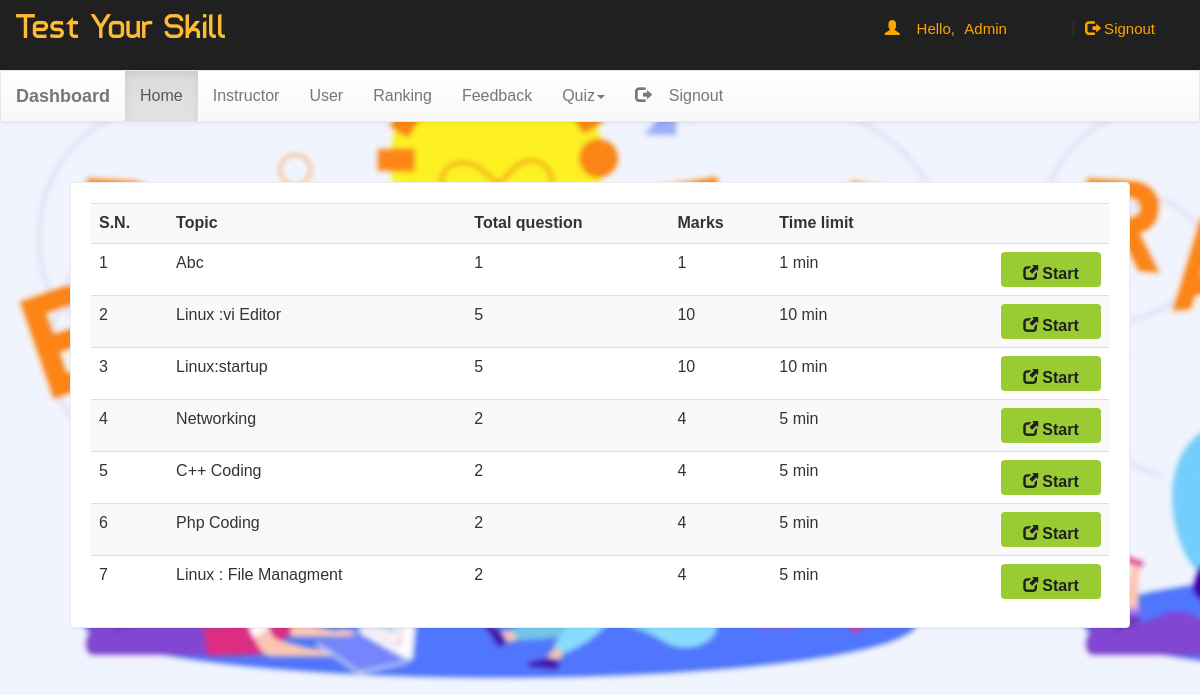
Screenshot of /dash.php?q=0 (signed in) with the database file from the repository.
### tables this page shows
CREATE TABLE `quiz` (
  `eid` text NOT NULL,
  `title` varchar(100) NOT NULL,
  `sahi` int(11) NOT NULL,
  `wrong` int(11) NOT NULL,
  `total` int(11) NOT NULL,
  `time` bigint(20) NOT NULL,
  `intro` text NOT NULL,
  `tag` varchar(100) NOT NULL,
  `date` timestamp NOT NULL DEFAULT current_timestamp() ON UPDATE current_timestamp()
);

### dash.php (the view, shortened to what this page needs)
<!DOCTYPE html PUBLIC "-//W3C//DTD XHTML 1.0 Transitional//EN" "http://www.w3.org/TR/xhtml1/DTD/xhtml1-transitional.dtd">
<html xmlns="http://www.w3.org/1999/xhtml">
<head>
<link  rel="stylesheet" href="css/bootstrap.min.css"/>
 <link  rel="stylesheet" href="css/bootstrap-theme.min.css"/>
 <link rel="stylesheet" href="css/main.css">
 <link  rel="stylesheet" href="css/font.css">
</head>
<body style="background-image:url(image/rt2.jpg);">
<div class="header">
<div class="row">
<div class="col-lg-6">
<span class="logo">Test Your Skill</span></div>
<?php
 include_once 'dbConnection.php';
$email=$_SESSION['email'];
  if(!(isset($_SESSION['email']))){
header("location:index.php");
}
else
{
$name = $_SESSION['name'];;
echo '<span class="pull-right top title1" ><span class="log1"><span class="glyphicon glyphicon-user" aria-hidden="true"></span>&nbsp;&nbsp;&nbsp;&nbsp;Hello,</span> <a href="dash.php" class="log log1">'.$name.'</a>&nbsp;|&nbsp;<a href="logout.php?q=account.php" class="log"><span class="glyphicon glyphicon-log-out" aria-hidden="true"></span>&nbsp;Signout</button></a></span>';
}?>
</div></div>
<nav class="navbar navbar-default title1">
  <div class="container-fluid">
    <div class="navbar-header">
      <a class="navbar-brand" href="dash.php?q=0"><b>Dashboard</b></a>
    </div>
    <div class="collapse navbar-collapse" id="bs-example-navbar-collapse-1">
      <ul class="nav navbar-nav">
        <li <?php if(@$_GET['q']==0) echo'class="active"'; ?>><a href="dash.php?q=0">Home<span class="sr-only">(current)</span></a></li>
        <li <?php if(@$_GET['q']==6) echo'class="active"'; ?>><a href="dash.php?q=6">Instructor</a></li>
        <li <?php if(@$_GET['q']==1) echo'class="active"'; ?>><a href="dash.php?q=1">User</a></li>
		<li <?php if(@$_GET['q']==2) echo'class="active"'; ?>><a href="dash.php?q=2">Ranking</a></li>
		<li <?php if(@$_GET['q']==3) echo'class="active"'; ?>><a href="dash.php?q=3">Feedback</a></li>
        <li class="dropdown <?php if(@$_GET['q']==4 || @$_GET['q']==5) echo'active"'; ?>">
          <a href="#" class="dropdown-toggle" data-toggle="dropdown" role="button" aria-haspopup="true" aria-expanded="false">Quiz<span class="caret"></span></a>
        </li><li class="pull-right"> <a href="logout.php?q=account.php"><span class="glyphicon glyphicon-log-out" aria-hidden="true"></span>&nbsp;&nbsp;&nbsp;&nbsp;Signout</a></li>
      </ul>
          </div>
  </div>
</nav>
<div class="container">
<div class="row">
<div class="col-md-12">
<?php if(@$_GET['q']==0) {
$result = mysqli_query($con,"SELECT * FROM quiz ORDER BY date DESC") or die('Error');
echo  '<div class="panel"><div class="table-responsive"><table class="table table-striped title1">
<tr><td><b>S.N.</b></td><td><b>Topic</b></td><td><b>Total question</b></td><td><b>Marks</b></td><td><b>Time limit</b></td><td></td></tr>';
$c=1;
while($row = mysqli_fetch_array($result)) {
	$title = $row['title'];
	$total = $row['total'];
	$sahi = $row['sahi'];
    $time = $row['time'];
	$eid = $row['eid'];
$q12=mysqli_query($con,"SELECT score FROM history WHERE eid='$eid' AND email='$email'" )or die('Error98');
$rowcount=mysqli_num_rows($q12);
if($rowcount == 0){
	echo '<tr><td>'.$c++.'</td><td>'.$title.'</td><td>'.$total.'</td><td>'.$sahi*$total.'</td><td>'.$time.'&nbsp;min</td>
	<td><b><a href="account.php?q=quiz&step=2&eid='.$eid.'&n=1&t='.$total.'" class="pull-right btn sub1" style="margin:0px;background:#99cc32"><span class="glyphicon glyphicon-new-window" aria-hidden="true"></span>&nbsp;<span class="title1"><b>Start</b></span></a></b></td></tr>';
}
}
echo '</table></div></div>';
}
?>
</div>
</div></div>
</body>
</html>

### css/main.css (style rules this page uses)
body { overflow-x:hidden; width:100%; font: 15px "Century Gothic", "Times Roman", sans-serif; background:#eee; min-height:550px; background-attachment:fixed; }
.panel { border-color:#eee; margin:40px; padding:20px; font: 15px "Century Gothic", "Times Roman", sans-serif; }
.header { background:#202020; height:70px; }
.logo { font-family:'typo'; font-size:35px; color:#ffbb33; margin:15px; }
.title1 { font: 16px "Century Gothic", "Times Roman", sans-serif; }
.sub1 { width:90px; color:#202020; background:orange; font-size:15px; height:35px; margin:20px; padding:10px; width:100px; }
.top { margin-top:20px; }
.log1 { font: 15px 'Ubuntu', sans-serif; color:orange; margin-left:10px; }
.log { margin:10px; margin-right:60px; margin-left:5px; color:orange; text-decoration:none; font-size:20px; font-size:15px; }

### rows the page displays
quiz: title "Abc", total "1", $sahi*$total "1", time "1"
quiz: title "Linux :vi Editor", total "5", $sahi*$total "10", time "10"
quiz: title "Linux:startup", total "5", $sahi*$total "10", time "10"
quiz: title "Networking", total "2", $sahi*$total "4", time "5"
quiz: title "C++ Coding", total "2", $sahi*$total "4", time "5"
quiz: title "Php Coding", total "2", $sahi*$total "4", time "5"
quiz: title "Linux : File Managment", total "2", $sahi*$total "4", time "5"

### other values shown
$name "Admin"
